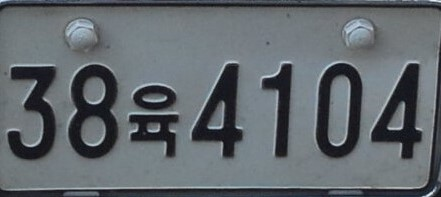
#> input picture ml/t.jpg, 441 x 197 px
$ python -i main.py   (imports and definitions only)
#> lines starting #> are read from the running program, lines starting #| are printed output that depends on the picture; after the words box and inside, x2 and y2 are one past the last pixel; in counts of white or black regions, pixels touching at a corner belong together
import requests,json
import time
import cv2
import numpy as np
from PIL import ImageFont, ImageDraw, Image
import pytesseract

MAX_DIAG_MULTIPLYER = 5  # 5
MAX_ANGLE_DIFF = 12.0  # 12.0
MAX_AREA_DIFF = 0.5  # 0.5
MAX_WIDTH_DIFF = 0.8
MAX_HEIGHT_DIFF = 0.2
MIN_N_MATCHED = 3  # 3

serverURL = "https://qiuutucpaj.execute-api.ap-northeast-2.amazonaws.com/dev"
info = {'idparking': 1001, 'parking_name': 'chungbuk', 'default_bill': {'unit': '분', 'time': 30, 'cost': 3000},
        'add_bill': {'unit': '분', 'time': 30, 'cost': 8000}}
localURL = "http://127.0.0.1:5000"

# [53 lines left out: function find_chars, not called in this run]

def fetchCarPlate(img):
    height, width, channel = img.shape
#> height = 197; width = 441; channel = 3
    print(height, width, channel)
#| 197 441 3

    # img = cv2.resize(img, dsize=(640, 480), interpolation=cv2.INTER_AREA)

    img_gray = cv2.cvtColor(img,cv2.COLOR_RGB2GRAY)
    ########## 모폴로지 연산 추가?
    structuringElement = cv2.getStructuringElement(cv2.MORPH_RECT, (3, 3))

    imgTopHat = cv2.morphologyEx(img_gray, cv2.MORPH_TOPHAT, structuringElement)
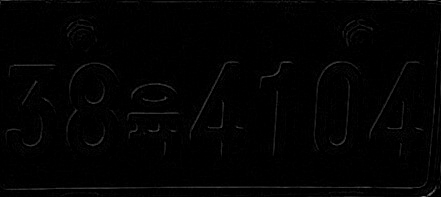
#> imgTopHat: shape (197, 441); min 0, max 121, mean 2.3
    imgBlackHat = cv2.morphologyEx(img_gray, cv2.MORPH_BLACKHAT, structuringElement)
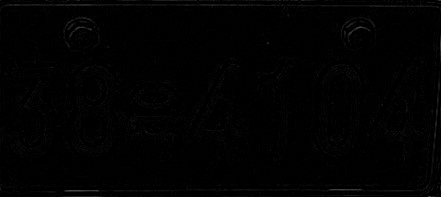
#> imgBlackHat: shape (197, 441); min 0, max 78, mean 1.6

    imgGrayscalePlusTopHat = cv2.add(img_gray, imgTopHat)
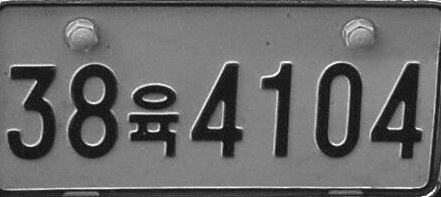
#> imgGrayscalePlusTopHat: shape (197, 441); min 11, max 255, mean 104.6
    img_gray_m = cv2.subtract(imgGrayscalePlusTopHat, imgBlackHat)
    ##############

    img_blurred = cv2.GaussianBlur(img_gray, ksize=(5, 5), sigmaX=0)
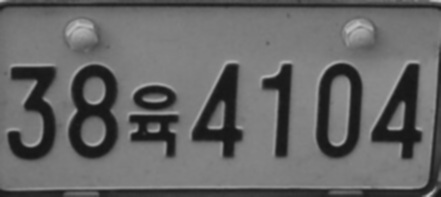
#> img_blurred: shape (197, 441); min 21, max 194, mean 102.3
    img_thresh = cv2.adaptiveThreshold(
        img_blurred, maxValue=255.0,
        adaptiveMethod=cv2.ADAPTIVE_THRESH_GAUSSIAN_C,
        thresholdType=cv2.THRESH_BINARY_INV,
        blockSize=19,
        C=9
    )
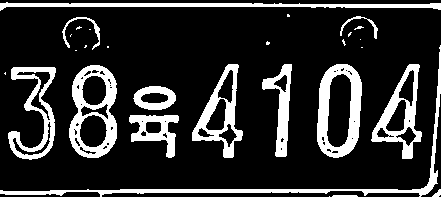
#> img_thresh: shape (197, 441); 18.2% white; 29 white regions (15 under 20 px)
    cv2.imshow('window', img_thresh)
    cv2.waitKey(0)
    cv2.destroyAllWindows()

    contours, hierarchy = cv2.findContours(
        img_thresh,
        cv2.RETR_LIST,
        cv2.CHAIN_APPROX_SIMPLE
    )
#> contours = 84 contours, 48 with area under 20; largest, box (x1, y1, x2, y2) and area: (69, 65, 117, 158) 3508, (317, 64, 362, 158) 3426, (371, 64, 422, 159) 2312, (192, 64, 243, 158) 2281, (8, 67, 56, 160) 1890
    temp_result = np.zeros((height, width, channel), dtype=np.uint8)
#> (the run stopped early here; a loop or call above may not have finished)
